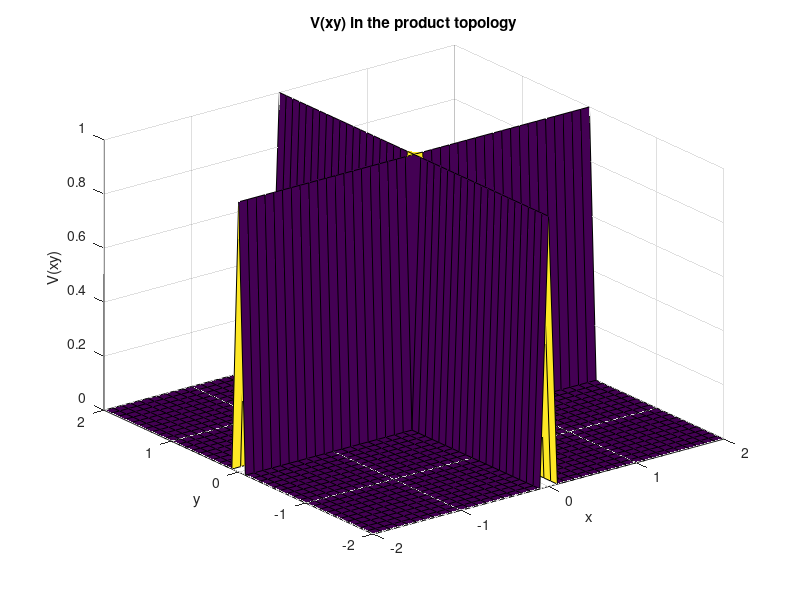
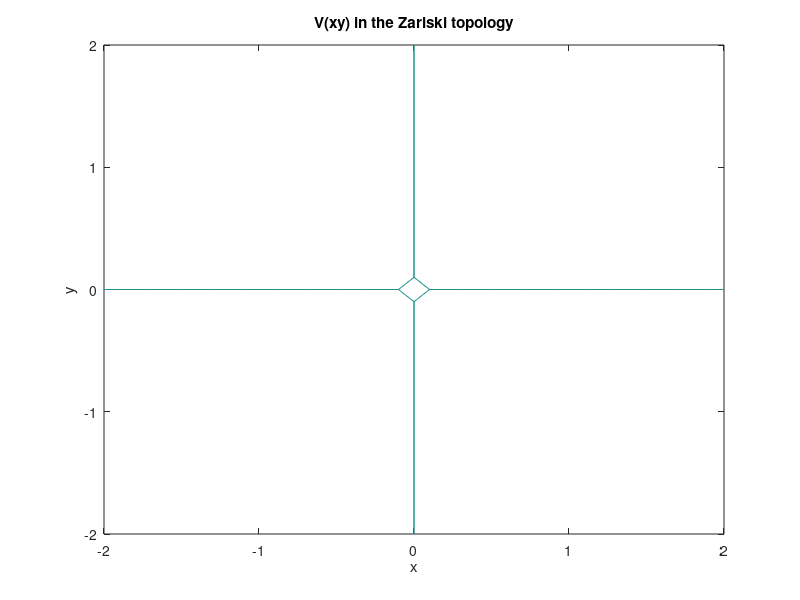

MATLAB code to generate these figures, in order:
% Code to answer the question on https://math.stackexchange.com/questions/3587032/zariski-topology-and-product-topology
% Define the set V(xy) as the union of the x-axis and y-axis
[x, y] = meshgrid(-2:0.1:2);
V_xy = double((x == 0) | (y == 0));

% Plot V(xy) in the product topology (using meshgrid)
figure;
surf(x, y, V_xy);
xlabel('x');
ylabel('y');
zlabel('V(xy)');
title('V(xy) in the product topology');

% Plot V(xy) in the Zariski topology (using contour)
figure;
contour(x, y, V_xy, [1, 1]);
xlabel('x');
ylabel('y');
title('V(xy) in the Zariski topology');
